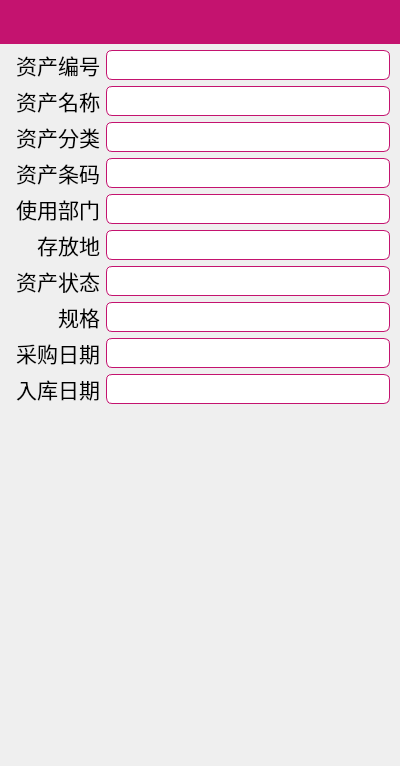
<?xml version="1.0" encoding="UTF-8"?>
<ui version="4.0">
 <class>AssetInfo</class>
 <widget class="QWidget" name="AssetInfo">
  <property name="geometry">
   <rect>
    <x>0</x>
    <y>0</y>
    <width>400</width>
    <height>766</height>
   </rect>
  </property>
  <property name="font">
   <font>
    <family>微软雅黑</family>
    <pointsize>18</pointsize>
   </font>
  </property>
  <property name="windowTitle">
   <string>Form</string>
  </property>
  <layout class="QVBoxLayout" name="verticalLayout">
   <property name="leftMargin">
    <number>0</number>
   </property>
   <property name="topMargin">
    <number>0</number>
   </property>
   <property name="rightMargin">
    <number>0</number>
   </property>
   <property name="bottomMargin">
    <number>0</number>
   </property>
   <item>
    <widget class="TitleBar" name="titleBar" native="true">
     <property name="minimumSize">
      <size>
       <width>0</width>
       <height>44</height>
      </size>
     </property>
     <property name="styleSheet">
      <string notr="true">background-color: rgb(196, 19, 111);</string>
     </property>
    </widget>
   </item>
   <item>
    <layout class="QGridLayout" name="gridLayout">
     <property name="rightMargin">
      <number>10</number>
     </property>
     <item row="0" column="0">
      <widget class="QLabel" name="label">
       <property name="minimumSize">
        <size>
         <width>0</width>
         <height>30</height>
        </size>
       </property>
       <property name="maximumSize">
        <size>
         <width>100</width>
         <height>16777215</height>
        </size>
       </property>
       <property name="font">
        <font>
         <family>微软雅黑</family>
         <pointsize>16</pointsize>
        </font>
       </property>
       <property name="styleSheet">
        <string notr="true">QLabel{
	background-color: transparent
}</string>
       </property>
       <property name="text">
        <string>资产编号</string>
       </property>
       <property name="alignment">
        <set>Qt::AlignRight|Qt::AlignTrailing|Qt::AlignVCenter</set>
       </property>
      </widget>
     </item>
     <item row="0" column="1">
      <widget class="QLabel" name="serialNum">
       <property name="font">
        <font>
         <family>微软雅黑</family>
         <pointsize>14</pointsize>
        </font>
       </property>
       <property name="styleSheet">
        <string notr="true">QLabel{
	border:1px solid rgb(196, 19, 111);
	border-radius: 6px;
	background-color: rgb(255,255,255);
}</string>
       </property>
       <property name="text">
        <string/>
       </property>
      </widget>
     </item>
     <item row="1" column="0">
      <widget class="QLabel" name="label_2">
       <property name="minimumSize">
        <size>
         <width>0</width>
         <height>30</height>
        </size>
       </property>
       <property name="font">
        <font>
         <family>微软雅黑</family>
         <pointsize>16</pointsize>
        </font>
       </property>
       <property name="styleSheet">
        <string notr="true">QLabel{
	background-color: transparent
}</string>
       </property>
       <property name="text">
        <string>资产名称</string>
       </property>
       <property name="alignment">
        <set>Qt::AlignRight|Qt::AlignTrailing|Qt::AlignVCenter</set>
       </property>
      </widget>
     </item>
     <item row="1" column="1">
      <widget class="QLabel" name="name">
       <property name="font">
        <font>
         <family>微软雅黑</family>
         <pointsize>14</pointsize>
        </font>
       </property>
       <property name="styleSheet">
        <string notr="true">QLabel{
	border:1px solid rgb(196, 19, 111);
	border-radius: 6px;
	background-color: rgb(255,255,255);
}</string>
       </property>
       <property name="text">
        <string/>
       </property>
      </widget>
     </item>
     <item row="2" column="0">
      <widget class="QLabel" name="label_3">
       <property name="minimumSize">
        <size>
         <width>0</width>
         <height>30</height>
        </size>
       </property>
       <property name="font">
        <font>
         <family>微软雅黑</family>
         <pointsize>16</pointsize>
        </font>
       </property>
       <property name="styleSheet">
        <string notr="true">QLabel{
	background-color: transparent
}</string>
       </property>
       <property name="text">
        <string>资产分类</string>
       </property>
       <property name="alignment">
        <set>Qt::AlignRight|Qt::AlignTrailing|Qt::AlignVCenter</set>
       </property>
      </widget>
     </item>
     <item row="2" column="1">
      <widget class="QLabel" name="classification">
       <property name="font">
        <font>
         <family>微软雅黑</family>
         <pointsize>14</pointsize>
        </font>
       </property>
       <property name="styleSheet">
        <string notr="true">QLabel{
	border:1px solid rgb(196, 19, 111);
	border-radius: 6px;
	background-color: rgb(255,255,255);
}</string>
       </property>
       <property name="text">
        <string/>
       </property>
      </widget>
     </item>
     <item row="3" column="0">
      <widget class="QLabel" name="label_4">
       <property name="minimumSize">
        <size>
         <width>0</width>
         <height>30</height>
        </size>
       </property>
       <property name="font">
        <font>
         <family>微软雅黑</family>
         <pointsize>16</pointsize>
        </font>
       </property>
       <property name="styleSheet">
        <string notr="true">QLabel{
	background-color: transparent
}</string>
       </property>
       <property name="text">
        <string>资产条码</string>
       </property>
       <property name="alignment">
        <set>Qt::AlignRight|Qt::AlignTrailing|Qt::AlignVCenter</set>
       </property>
      </widget>
     </item>
     <item row="3" column="1">
      <widget class="QLabel" name="qrCode">
       <property name="font">
        <font>
         <family>微软雅黑</family>
         <pointsize>14</pointsize>
        </font>
       </property>
       <property name="styleSheet">
        <string notr="true">QLabel{
	border:1px solid rgb(196, 19, 111);
	border-radius: 6px;
	background-color: rgb(255,255,255);
}</string>
       </property>
       <property name="text">
        <string/>
       </property>
      </widget>
     </item>
     <item row="4" column="0">
      <widget class="QLabel" name="label_5">
       <property name="minimumSize">
        <size>
         <width>0</width>
         <height>30</height>
        </size>
       </property>
       <property name="font">
        <font>
         <family>微软雅黑</family>
         <pointsize>16</pointsize>
        </font>
       </property>
       <property name="styleSheet">
        <string notr="true">QLabel{
	background-color: transparent
}</string>
       </property>
       <property name="text">
        <string>使用部门</string>
       </property>
       <property name="alignment">
        <set>Qt::AlignRight|Qt::AlignTrailing|Qt::AlignVCenter</set>
       </property>
      </widget>
     </item>
     <item row="4" column="1">
      <widget class="QLabel" name="department">
       <property name="font">
        <font>
         <family>微软雅黑</family>
         <pointsize>14</pointsize>
        </font>
       </property>
       <property name="styleSheet">
        <string notr="true">QLabel{
	border:1px solid rgb(196, 19, 111);
	border-radius: 6px;
	background-color: rgb(255,255,255);
}</string>
       </property>
       <property name="text">
        <string/>
       </property>
      </widget>
     </item>
     <item row="5" column="0">
      <widget class="QLabel" name="label_6">
       <property name="minimumSize">
        <size>
         <width>0</width>
         <height>30</height>
        </size>
       </property>
       <property name="font">
        <font>
         <family>微软雅黑</family>
         <pointsize>16</pointsize>
        </font>
       </property>
       <property name="styleSheet">
        <string notr="true">QLabel{
	background-color: transparent
}</string>
       </property>
       <property name="text">
        <string>存放地</string>
       </property>
       <property name="alignment">
        <set>Qt::AlignRight|Qt::AlignTrailing|Qt::AlignVCenter</set>
       </property>
      </widget>
     </item>
     <item row="5" column="1">
      <widget class="QLabel" name="storage">
       <property name="font">
        <font>
         <family>微软雅黑</family>
         <pointsize>14</pointsize>
        </font>
       </property>
       <property name="styleSheet">
        <string notr="true">QLabel{
	border:1px solid rgb(196, 19, 111);
	border-radius: 6px;
	background-color: rgb(255,255,255);
}</string>
       </property>
       <property name="text">
        <string/>
       </property>
      </widget>
     </item>
     <item row="6" column="0">
      <widget class="QLabel" name="label_7">
       <property name="minimumSize">
        <size>
         <width>0</width>
         <height>30</height>
        </size>
       </property>
       <property name="font">
        <font>
         <family>微软雅黑</family>
         <pointsize>16</pointsize>
        </font>
       </property>
       <property name="styleSheet">
        <string notr="true">QLabel{
	background-color: transparent
}</string>
       </property>
       <property name="text">
        <string>资产状态</string>
       </property>
       <property name="alignment">
        <set>Qt::AlignRight|Qt::AlignTrailing|Qt::AlignVCenter</set>
       </property>
      </widget>
     </item>
     <item row="6" column="1">
      <widget class="QLabel" name="state">
       <property name="font">
        <font>
         <family>微软雅黑</family>
         <pointsize>14</pointsize>
        </font>
       </property>
       <property name="styleSheet">
        <string notr="true">QLabel{
	border:1px solid rgb(196, 19, 111);
	border-radius: 6px;
	background-color: rgb(255,255,255);
}</string>
       </property>
       <property name="text">
        <string/>
       </property>
      </widget>
     </item>
     <item row="7" column="0">
      <widget class="QLabel" name="label_8">
       <property name="minimumSize">
        <size>
         <width>0</width>
         <height>30</height>
        </size>
       </property>
       <property name="font">
        <font>
         <family>微软雅黑</family>
         <pointsize>16</pointsize>
        </font>
       </property>
       <property name="styleSheet">
        <string notr="true">QLabel{
	background-color: transparent
}</string>
       </property>
       <property name="text">
        <string>规格</string>
       </property>
       <property name="alignment">
        <set>Qt::AlignRight|Qt::AlignTrailing|Qt::AlignVCenter</set>
       </property>
      </widget>
     </item>
     <item row="7" column="1">
      <widget class="QLabel" name="spec">
       <property name="font">
        <font>
         <family>微软雅黑</family>
         <pointsize>14</pointsize>
        </font>
       </property>
       <property name="styleSheet">
        <string notr="true">QLabel{
	border:1px solid rgb(196, 19, 111);
	border-radius: 6px;
	background-color: rgb(255,255,255);
}</string>
       </property>
       <property name="text">
        <string/>
       </property>
      </widget>
     </item>
     <item row="8" column="0">
      <widget class="QLabel" name="label_9">
       <property name="minimumSize">
        <size>
         <width>0</width>
         <height>30</height>
        </size>
       </property>
       <property name="font">
        <font>
         <family>微软雅黑</family>
         <pointsize>16</pointsize>
        </font>
       </property>
       <property name="styleSheet">
        <string notr="true">QLabel{
	background-color: transparent
}</string>
       </property>
       <property name="text">
        <string>采购日期</string>
       </property>
       <property name="alignment">
        <set>Qt::AlignRight|Qt::AlignTrailing|Qt::AlignVCenter</set>
       </property>
      </widget>
     </item>
     <item row="8" column="1">
      <widget class="QLabel" name="dateOfPurchase">
       <property name="font">
        <font>
         <family>微软雅黑</family>
         <pointsize>14</pointsize>
        </font>
       </property>
       <property name="styleSheet">
        <string notr="true">QLabel{
	border:1px solid rgb(196, 19, 111);
	border-radius: 6px;
	background-color: rgb(255,255,255);
}</string>
       </property>
       <property name="text">
        <string/>
       </property>
      </widget>
     </item>
     <item row="9" column="0">
      <widget class="QLabel" name="label_10">
       <property name="minimumSize">
        <size>
         <width>0</width>
         <height>30</height>
        </size>
       </property>
       <property name="font">
        <font>
         <family>微软雅黑</family>
         <pointsize>16</pointsize>
        </font>
       </property>
       <property name="styleSheet">
        <string notr="true">QLabel{
	background-color: transparent
}</string>
       </property>
       <property name="text">
        <string>入库日期</string>
       </property>
       <property name="alignment">
        <set>Qt::AlignRight|Qt::AlignTrailing|Qt::AlignVCenter</set>
       </property>
      </widget>
     </item>
     <item row="9" column="1">
      <widget class="QLabel" name="dateOfStorage">
       <property name="font">
        <font>
         <family>微软雅黑</family>
         <pointsize>14</pointsize>
        </font>
       </property>
       <property name="styleSheet">
        <string notr="true">QLabel{
	border:1px solid rgb(196, 19, 111);
	border-radius: 6px;
	background-color: rgb(255,255,255);
}</string>
       </property>
       <property name="text">
        <string/>
       </property>
      </widget>
     </item>
    </layout>
   </item>
   <item>
    <spacer name="verticalSpacer">
     <property name="orientation">
      <enum>Qt::Vertical</enum>
     </property>
     <property name="sizeHint" stdset="0">
      <size>
       <width>20</width>
       <height>396</height>
      </size>
     </property>
    </spacer>
   </item>
  </layout>
 </widget>
 <customwidgets>
  <customwidget>
   <class>TitleBar</class>
   <extends>QWidget</extends>
   <header>widgets/TitleBar.h</header>
   <container>1</container>
  </customwidget>
 </customwidgets>
 <resources/>
 <connections/>
</ui>
